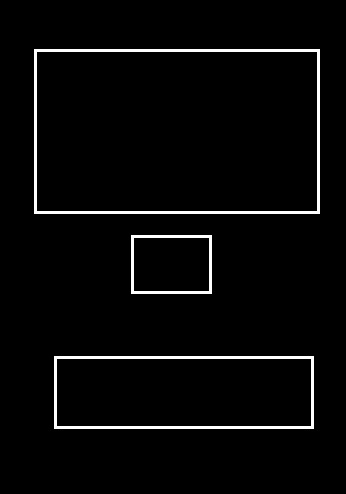
#> input picture files/images/contour.jpg, 346 x 494 px
$ python 15_contours.py   (older library calls are emulated)
#> lines starting #> are read from the running program, lines starting #| are printed output that depends on the picture; after the words box and inside, x2 and y2 are one past the last pixel; in counts of white or black regions, pixels touching at a corner belong together
import cv2
import numpy as np

image=cv2.imread('images/contour.jpg')
#> image is the input picture: shape (494, 346, 3); min 0, max 255, mean 8.1
cv2.imshow('original',image)
cv2.waitKey()

gray=cv2.cvtColor(image,cv2.COLOR_BGR2GRAY)

edged=cv2.Canny(gray,30,200)
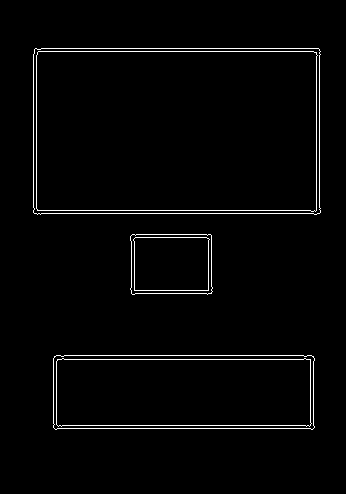
#> edged: shape (494, 346); 2.1% white in thin lines or dots, all inside (x1, y1, x2, y2) = (33, 48, 321, 430)
cv2.imshow('canny edges',edged)
cv2.waitKey()

_,contours,_=cv2.findContours(edged,cv2.RETR_EXTERNAL,cv2.CHAIN_APPROX_SIMPLE)
#> contours = 3 contours; box (x1, y1, x2, y2) and area: (33, 48, 321, 215) 47188, (53, 355, 315, 430) 18976, (130, 234, 213, 295) 4731
cv2.imshow('canny edges after contouring',edged)
cv2.waitKey()
print(contours)
#> (printed output is left out)
print('no of contours found ' + str(len(contours)) )
#| no of contours found 3

cv2.drawContours(image,contours,-1,(0,255,0),3)
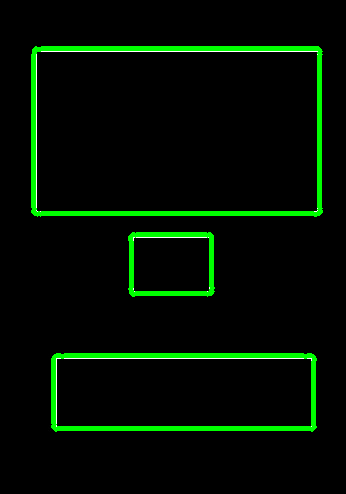
#> image: shape (494, 346, 3); 5.36% of pixels changed, all inside (x1, y1, x2, y2) = (31, 46, 323, 432)

cv2.imshow('contours',image)
cv2.waitKey()
cv2.destroyAllWindows()
